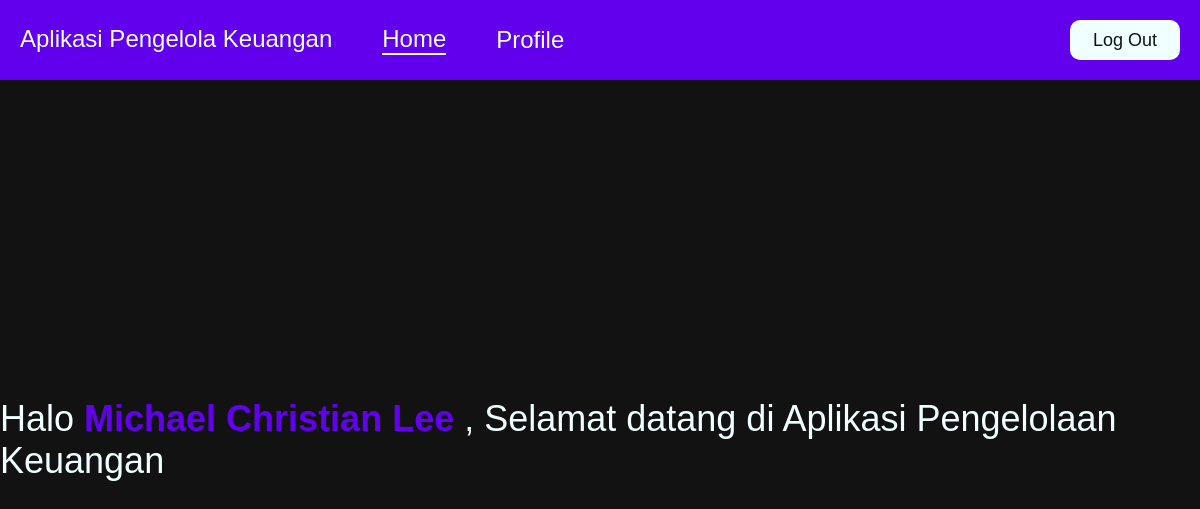
Screenshot of /home.php (signed in) with the database file from the repository.
### tables this page shows
CREATE TABLE `user` (
  `username` varchar(20) NOT NULL,
  `password` varchar(45) NOT NULL,
  `namaDepan` varchar(45) NOT NULL,
  `namaTengah` varchar(45) NOT NULL,
  `namaBelakang` varchar(45) NOT NULL,
  `tempatLahir` varchar(45) NOT NULL,
  `tanggalLahir` date NOT NULL,
  `nik` char(16) NOT NULL,
  `wargaNegara` varchar(45) NOT NULL,
  `email` varchar(45) NOT NULL,
  `noHP` varchar(45) NOT NULL,
  `alamat` varchar(200) NOT NULL,
  `kodePos` char(5) NOT NULL,
  `fotoProfil` varchar(200) NOT NULL
);

### home.php (the view, shortened to what this page needs)
<?php
    include('config/config.php');
    $str_query = 'select namaDepan, namaTengah, namaBelakang from user where username = "'.$_SESSION['loggedin'].'"';
    $query = mysqli_query($connection, $str_query);
    $row = mysqli_fetch_array($query);
?>
<!DOCTYPE html>
<html lang="en">
<head>
    <link rel="stylesheet" href="./CSS/home.css">
</head>
<body>
    <div class="header">
        <div class="left-container">
            <div class="title">
                Aplikasi Pengelola Keuangan
            </div>
            <a href="./home.php" class="nav-button" style="border-bottom: 2px solid azure">Home</a>
            <a href="./profile.php" class="nav-button">Profile</a>
        </div>
        <div class="right-container">
            <div class="logout-button">
                <a href="./logoutProcess.php">Log Out</a>
            </div>
        </div>
    </div>
    <div class="content">
        <div class="welcoming">
            Halo
            <span class="bold-name">
                <?= $row['namaDepan'].' '.$row['namaTengah'].' '.$row['namaBelakang']; ?>
            </span>
            , Selamat datang di Aplikasi Pengelolaan Keuangan
        </div>
    </div>
</body>
</html>

### CSS/home.css (style rules this page uses)
body { background-color: #121212; margin: 0%; font-family: Helvetica, sans-serif; }
.header { display: flex; justify-content: space-between; align-items: center; height: 10vh; background-color: #6200EE; color: azure; }
.left-container { display: flex; flex-direction: row; }
.title { font-size: 24px; margin-left: 20px; }
.nav-button { margin-left: 50px; display: flex; align-items: center; text-decoration: none; color: azure; font-size: 24px; }
.logout-button { margin-right: 20px; display: flex; align-items: center; justify-content: center; width: 100px; height: 30px; padding: 5px; border-radius: 10px; background-color: azure; }
.logout-button a { text-decoration: none; color: #121212; font-size: 18px; }
.content { display: flex; justify-content: center; align-items: center; height: 90vh; }
.welcoming { color: azure; font-size: 36px; }
.bold-name { font-weight: bolder; color: #6200EE; }

### rows the page displays
user: namaDepan "Michael", namaTengah "Christian", namaBelakang "Lee"
